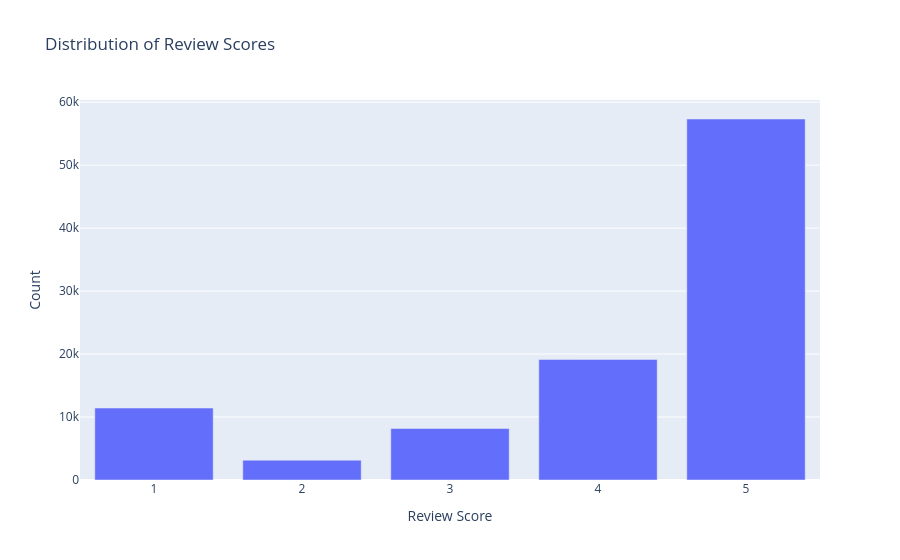

Write notebook code for a chart like this one.
### Code cell
import plotly.express as px
review_counts = reviews['review_score'].value_counts().reset_index() #convert to dataframe
review_counts.columns = ['review_score', 'count'] #set column labels
fig = px.bar(review_counts, 
             x='review_score', 
             y='count',
             title='Distribution of Review Scores',
             labels={'count': 'Count',
                     'review_score': 'Review Score'})
review_counts = review_counts.sort_values('review_score')
fig.show()

### Figure 1 — Plotly figure (JSON) as saved in the notebook; plotly's stock layout.template omitted (floating-point values rounded to 4 significant figures)
{"data": [{"hovertemplate": "Review Score=%{x}<br>Count=%{y}<extra></extra>", "legendgroup": "", "marker": {"color": "#636efa", "pattern": {"shape": ""}}, "name": "", "orientation": "v", "showlegend": false, "textposition": "auto", "type": "bar", "x": [5, 4, 1, 3, 2], "xaxis": "x", "y": [57328, 19142, 11424, 8179, 3151], "yaxis": "y"}], "layout": {"barmode": "relative", "legend": {"tracegroupgap": 0}, "title": {"text": "Distribution of Review Scores"}, "xaxis": {"anchor": "y", "domain": [0, 1], "title": {"text": "Review Score"}}, "yaxis": {"anchor": "x", "domain": [0, 1], "title": {"text": "Count"}}}}
